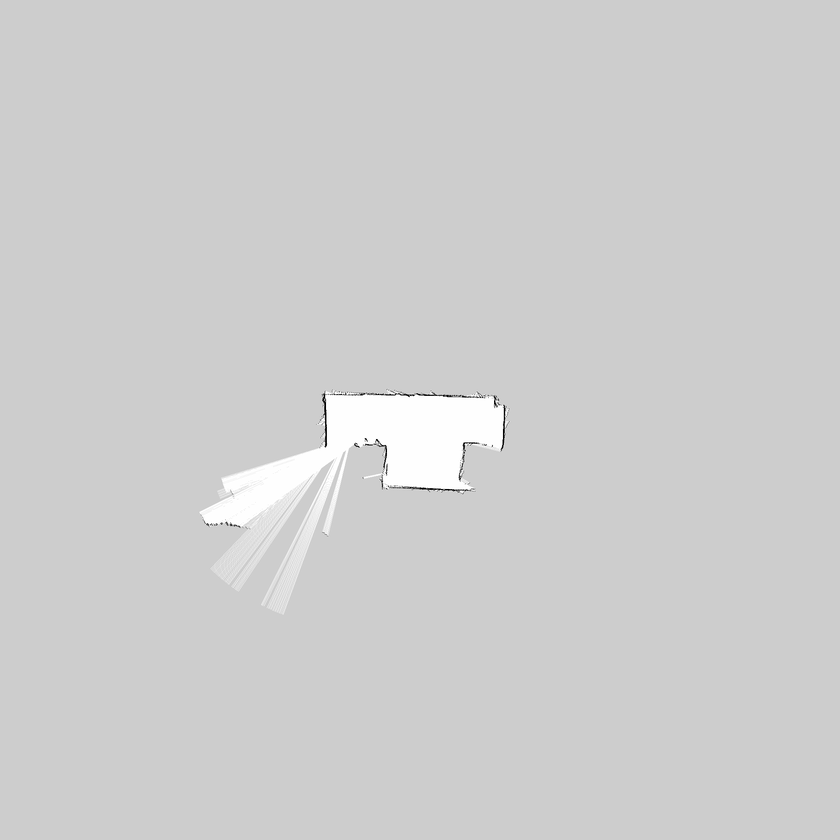
#> input picture src/SIFT/corner_area.png, 840 x 840 px, shrunk from 1984 x 1984 before the run
$ python sift_feature.py
#> lines starting #> are read from the running program, lines starting #| are printed output that depends on the picture; after the words box and inside, x2 and y2 are one past the last pixel; in counts of white or black regions, pixels touching at a corner belong together
import cv2
import numpy as np

def preprocess_image(image_path):
#> called with image_path = 'corner_area.png'
    image = cv2.imread(image_path, cv2.IMREAD_GRAYSCALE)
#> image is the input picture: shape (840, 840); min 0, max 255, mean 206.2
    edges = cv2.Canny(image, 100, 200)
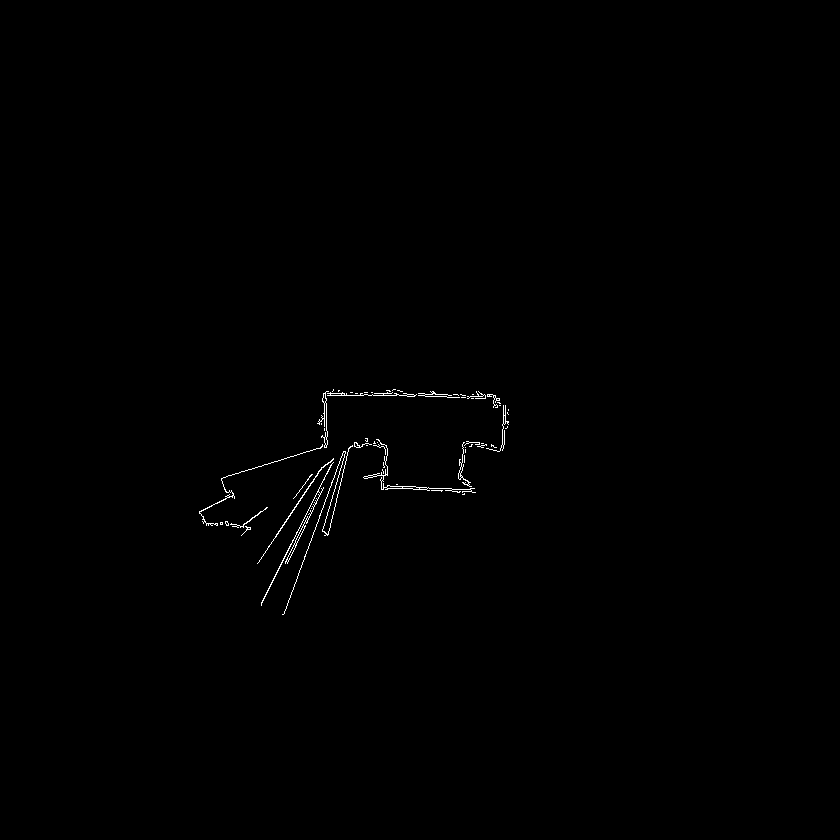
#> edges: shape (840, 840); 0.35% white in thin lines or dots, all inside (x1, y1, x2, y2) = (199, 389, 509, 615)
    return edges

def extract_features(image):
    orb = cv2.ORB_create()
    keypoints, descriptors = orb.detectAndCompute(image, None)
#> keypoints = 500 keypoints; strongest (x, y, size): (247, 527, 31), (246, 529, 31), (499, 405, 31), (358, 447, 31)
    return keypoints, descriptors

def match_features(desc1, desc2):
    bf = cv2.BFMatcher(cv2.NORM_HAMMING, crossCheck=True)
    matches = bf.match(desc1, desc2)
    matches = sorted(matches, key=lambda x: x.distance)
    return matches

def find_homography(kp1, kp2, matches):
    src_pts = np.float32([kp1[m.queryIdx].pt for m in matches]).reshape(-1, 1, 2)
    dst_pts = np.float32([kp2[m.trainIdx].pt for m in matches]).reshape(-1, 1, 2)
    M, mask = cv2.findHomography(src_pts, dst_pts, cv2.RANSAC, 5.0)
    matches_mask = mask.ravel().tolist()
    return M, matches_mask

def compute_similarity_score(matches_mask):
    return np.sum(matches_mask)

def find_best_match(ros_map_path, cad_image_paths):
    ros_map_edges = preprocess_image(ros_map_path)
    kp_ros, desc_ros = extract_features(ros_map_edges)
#> kp_ros has the same summary as keypoints in extract_features

    best_match_score = 0
    best_match_image = None

    for cad_path in cad_image_paths:
        cad_edges = preprocess_image(cad_path)
#> call 2 of preprocess_image, with image_path = 'meeting_room_cad.png'
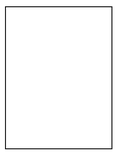
#> input picture src/SIFT/meeting_room_cad.png, 117 x 156 px, shrunk from 277 x 369 before the run
#> in preprocess_image, image is the input picture: shape (156, 117); min 22, max 255, mean 248.1
#> in preprocess_image (call 2), `edges = cv2.Canny(image, 100, 200)`:
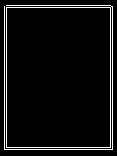
#> edges: shape (156, 117); 5.4% white in thin lines or dots, all inside (x1, y1, x2, y2) = (4, 5, 113, 150)
        kp_cad, desc_cad = extract_features(cad_edges)
#> kp_cad = ()

        matches = match_features(desc_ros, desc_cad)
        _, matches_mask = find_homography(kp_ros, kp_cad, matches)

        score = compute_similarity_score(matches_mask)
        print(f"Score for {cad_path}: {score}")

        if score > best_match_score:
            best_match_score = score
            best_match_image = cad_path

    return best_match_image

ros_map_path = 'corner_area.png'
cad_image_paths = ['meeting_room_cad.png']

#> (the run stopped early here; a loop or call above may not have finished)
